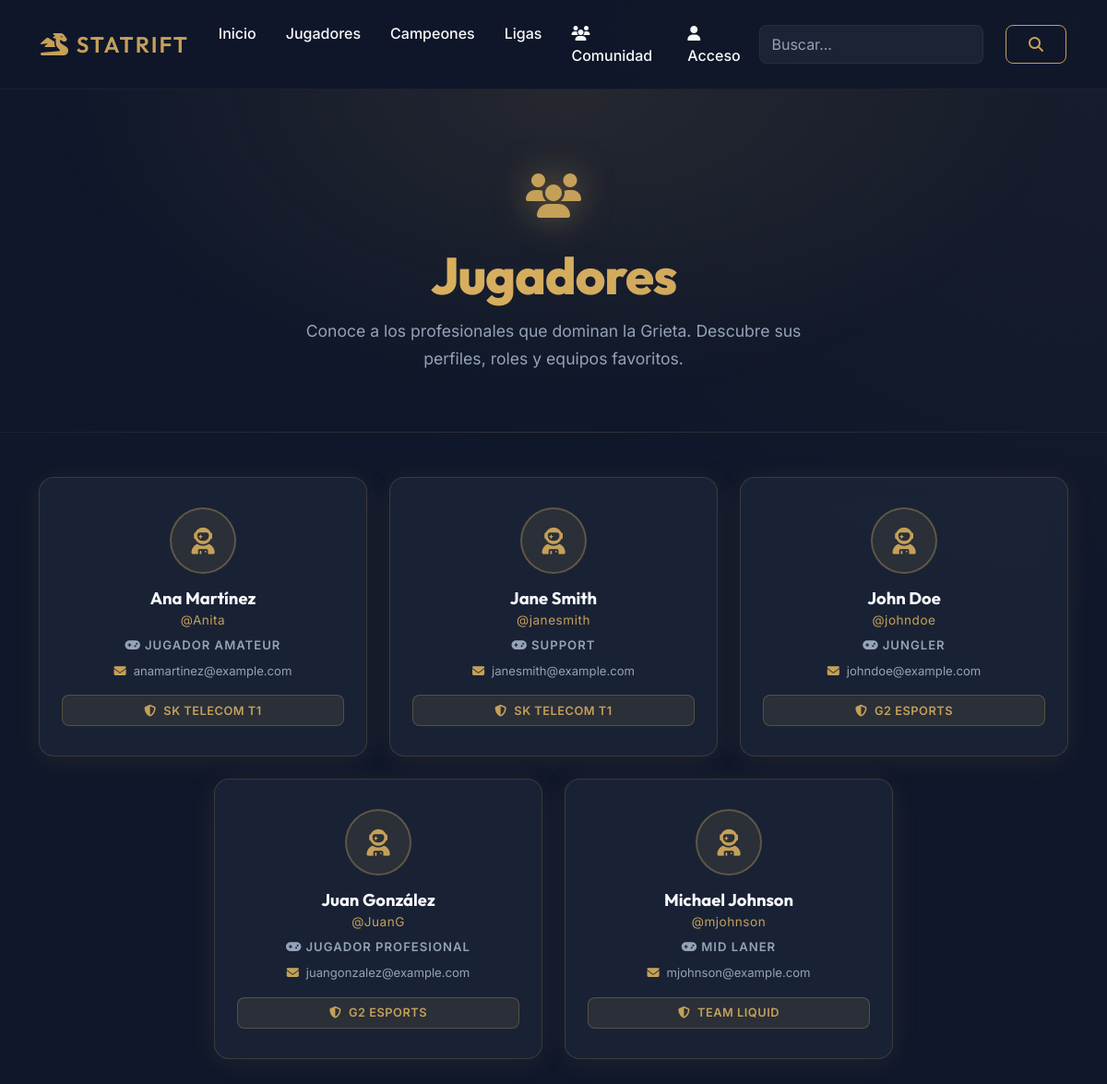
Before: /VISTAS/jugadores.php with the older database file.
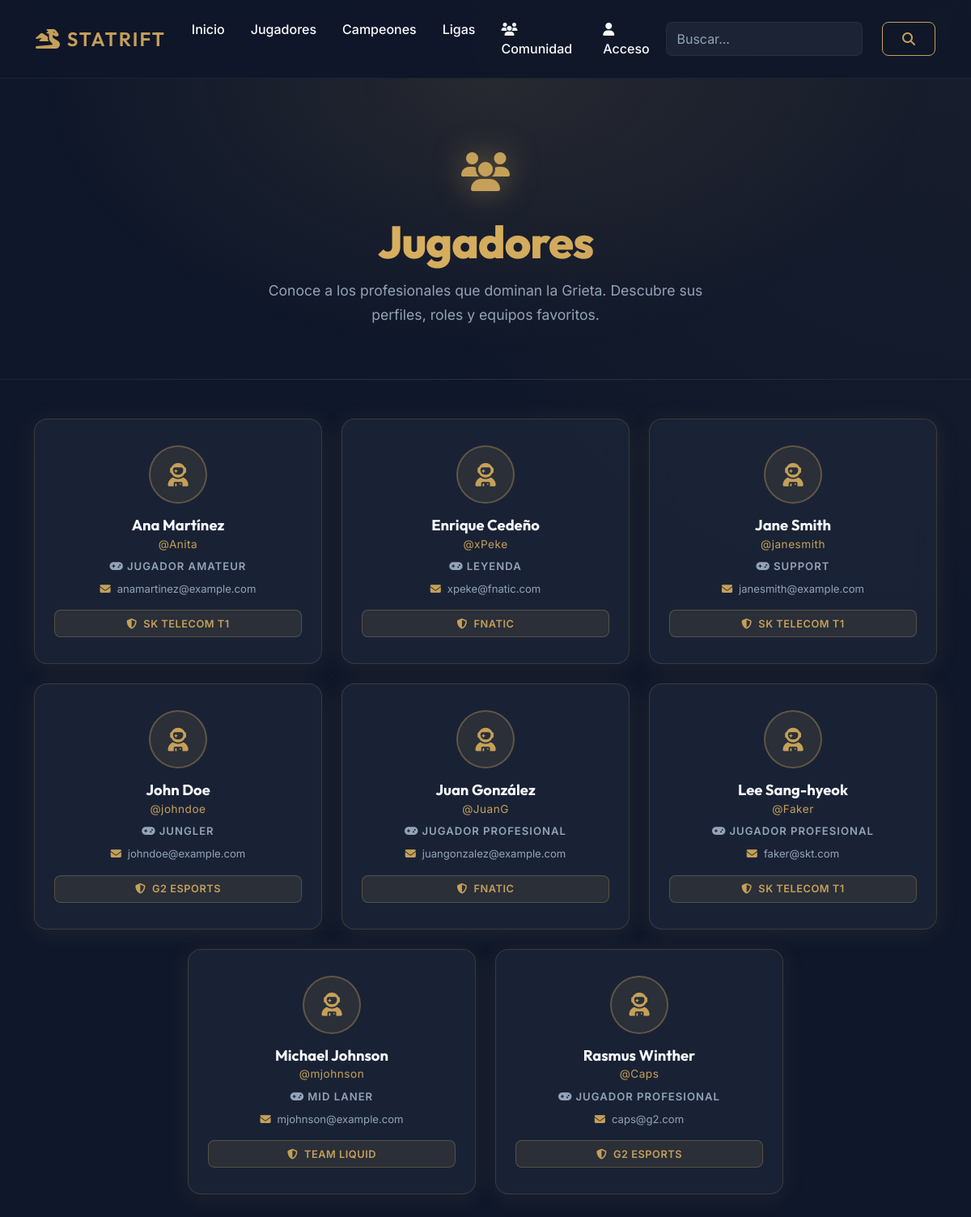
After: the same page with the newer database file.
### tables this page shows
CREATE TABLE `jugador` (
  `id` int(11) NOT NULL,
  `nombre` varchar(50) DEFAULT NULL,
  `apellidos` varchar(50) DEFAULT NULL,
  `nick` varchar(20) DEFAULT NULL,
  `pass` varchar(50) NOT NULL,
  `correo` varchar(50) DEFAULT NULL,
  `tipo` varchar(20) DEFAULT NULL,
  `activo` tinyint(1) DEFAULT NULL,
  `id_equipo_favorito` int(11) DEFAULT NULL
);

CREATE TABLE `equipo` (
  `id` int(11) NOT NULL,
  `nombre` varchar(50) DEFAULT NULL,
  `Jugadores` varchar(100) DEFAULT NULL,
  `Logo` varchar(200) DEFAULT NULL,
  `id_liga` int(11) DEFAULT NULL
);

### CONTROLADORES/mostrar_todos_jugadores.php (called while the page is built)
<?php
    require_once("../MODELOS/modelo_jugadores.php");
    $modelo_jugador = new modelo_jugadores;
    $modelo_jugador->mostrar_todos_jugadores();
?>

### BD/conectar_bd.php (called while the page is built, shortened)
<?php
    class conectar {
        public static function conexion(){
            $conexion = new mysqli("localhost", "root", "", "bd_final");
            $conexion-> set_charset("utf8");
            return $conexion;
            }
    }
?>

### MODELOS/modelo_jugadores.php (the view, shortened to what this page needs)
<?php
class modelo_jugadores
{
    private $_db;
    public function __construct()
    {
        $this->_db = conectar::conexion();
    }
    public function mostrar_todos_jugadores(): void
    {
        $query = "SELECT j.*, e.nombre AS nombre_equipo
                  FROM jugador j
                  LEFT JOIN equipo e ON j.id_equipo_favorito = e.id
                  WHERE j.activo = 1
                  ORDER BY j.nombre ASC";
        $res = $this->_db->query($query);
        $roles = [
            'Administrador' => ['icon' => 'fa-shield-halved', 'color' => '#e5b962'],
            'Jugador'       => ['icon' => 'fa-gamepad',       'color' => '#94a3b8'],
        ];
        echo "<div class='row justify-content-center'>";
        $i = 0;
        while ($fila = $res->fetch_array(MYSQLI_ASSOC)) {
            $nombre   = htmlspecialchars($fila['nombre']   ?? '');
            $apellido = htmlspecialchars($fila['apellidos'] ?? '');
            $nick     = htmlspecialchars($fila['nick']     ?? '');
            $correo   = htmlspecialchars($fila['correo']   ?? '');
            $tipo     = htmlspecialchars($fila['tipo']     ?? 'Jugador');
            $equipo   = htmlspecialchars($fila['nombre_equipo'] ?? '');
            $role_info = $roles[$tipo] ?? $roles['Jugador'];
            $delay = ($i % 3) * 100;
            $equipo_badge = $equipo
                ? "<div class='player-team-badge mt-3'>
                       <i class='fa-solid fa-shield-halved me-1'></i> {$equipo}
                   </div>"
                : '';
            echo "
            <div class='col-12 col-md-6 col-lg-4 mb-4' data-aos='fade-up' data-aos-delay='{$delay}'>
                <div class='player-card bg-glass h-100'>
                    <div class='player-avatar'>
                        <i class='fa-solid fa-user-astronaut'></i>
                    </div>
                    <div class='player-info'>
                        <h4 class='player-name'>{$nombre} {$apellido}</h4>
                        <p class='player-nick'>@{$nick}</p>
                        <div class='player-role' style='color:{$role_info['color']}'>
                            <i class='fa-solid {$role_info['icon']} me-1'></i>{$tipo}
                        </div>
                        <p class='player-email mt-2'>
                            <i class='fa-solid fa-envelope text-gold me-2'></i>{$correo}
                        </p>
                        {$equipo_badge}
                    </div>
                </div>
            </div>";
            $i++;
        }
        echo "</div>";
    }
}
?>

### VISTAS/jugadores.php (shortened to what this page needs)
<!DOCTYPE html>
<html lang="es">
<head>
    <link href="https://cdn.jsdelivr.net/npm/bootstrap@5.3.2/dist/css/bootstrap.min.css" rel="stylesheet">
    <link rel="stylesheet" href="https://cdnjs.cloudflare.com/ajax/libs/font-awesome/6.4.2/css/all.min.css">
    <link href="https://unpkg.com/aos@2.3.1/dist/aos.css" rel="stylesheet">
    <link rel="stylesheet" href="../CSS/style.css?v=1.1">
</head>
<body>
    <?php
    include "../BD/conectar_bd.php";
    include "../PHP/funciones.php";
    generar_header();
    ?>
    <section class="page-hero text-center" data-aos="fade-down" data-aos-duration="800">
        <div class="container">
            <div class="page-hero-icon"><i class="fa-solid fa-users"></i></div>
            <h1 class="page-hero-title">Jugadores</h1>
            <p class="page-hero-sub">Conoce a los profesionales que dominan la Grieta. Descubre sus perfiles, roles y equipos favoritos.</p>
        </div>
    </section>
    <main class="container my-5">
        <?php include "../CONTROLADORES/mostrar_todos_jugadores.php"; ?>
    </main>
</body>
</html>

### PHP/funciones.php (shortened to what this page needs)
<?php
  function generar_header(){
    if(isset($_SESSION['nick'])){
        if($_SESSION['nick']=="admin"){
            echo"
        <nav class='navbar navbar-expand-lg sticky-top'>
        <div class='container'>
            <a class='navbar-brand' href='#'><i class='fa-solid fa-dragon'></i> StatRift</a>
            <button class='navbar-toggler' type='button' data-bs-toggle='collapse' data-bs-target='#navbarnav'
                aria-controls='navbarnav' aria-expanded='false' aria-label='Toggle navigation'>
                <span class='navbar-toggler-icon'></span>
            </button>
            <div class='collapse navbar-collapse' id='navbarnav'>
                <ul class='navbar-nav'>
                    <li class='nav-item'>
                        <a class='nav-link' href='/statrift/index.php'>Inicio</a>
                    </li>
                    <li class='nav-item'>
                        <a class='nav-link' href='/statrift/VISTAS/jugadores.php'>Jugadores</a>
                    </li>
                    <li class='nav-item'>
                        <a class='nav-link' href='/statrift/VISTAS/campeones.php'>Campeones</a>
                    </li>
                    <li class='nav-item'>
                        <a class='nav-link' href='/statrift/VISTAS/Gestion Ligas.php'>Ligas</a>
                    </li>
                    <li class='nav-item'>
                        <a class='nav-link text-gold' href='/statrift/VISTAS/comunidad.php'><i class='fa-solid fa-users'></i> Comunidad</a>
                    </li>
                    <li class='nav-item'>
                        <a class='nav-link text-danger fw-bold' href='/statrift/VISTAS/gestion_admin.php'><i class='fa-solid fa-screwdriver-wrench'></i> Panel Admin</a>
                    </li>
                    <li class='nav-item active'>
                        <a class='nav-link text-gold' href='/statrift/CONTROLADORES/logout.php'>Cerrar sesión (".$_SESSION['nick'].")</a>
                    </li>
                </ul>
                <form class='d-flex ms-auto my-2 my-lg-0'>
                    <input class='form-control me-sm-2' type='search' placeholder='Buscar...' aria-label='Search'>
                    <button class='btn btn-outline-success my-2 my-sm-0' type='submit'><i class='fa-solid fa-search'></i></button>
                </form>
            </div>
        </div>
    </nav>
        ";
        }else{
            echo"
            <nav class='navbar navbar-expand-lg sticky-top'>
            <div class='container'>
                <a class='navbar-brand' href='#'><i class='fa-solid fa-dragon'></i> StatRift</a>
                <button class='navbar-toggler' type='button' data-bs-toggle='collapse' data-bs-target='#navbarnav'
                    aria-controls='navbarnav' aria-expanded='false' aria-label='Toggle navigation'>
                    <span class='navbar-toggler-icon'></span>
                </button>
                <div class='collapse navbar-collapse' id='navbarnav'>
                    <ul class='navbar-nav'>
                        <li class='nav-item'>
                            <a class='nav-link' href='/statrift/index.php'>Inicio</a>
                        </li>
                        <li class='nav-item'>
                            <a class='nav-link' href='/statrift/VISTAS/jugadores.php'>Jugadores</a>
                        </li>
                        <li class='nav-item'>
                            <a class='nav-link' href='/statrift/VISTAS/campeones.php'>Campeones</a>
                        </li>
                        <li class='nav-item'>
                            <a class='nav-link' href='/statrift/VISTAS/Ligas.php'>Ligas</a>
                        </li>
                        <li class='nav-item'>
                            <a class='nav-link text-gold' href='/statrift/VISTAS/comunidad.php'><i class='fa-solid fa-users'></i> Comunidad</a>
                        </li>
                        <li class='nav-item dropdown'>
                            <a class='nav-link text-gold dropdown-toggle' href='#' id='navbarDropdown' role='button' data-bs-toggle='dropdown' aria-expanded='false'>
                                <i class='fa-solid fa-user me-1'></i> ".$_SESSION['nick']."
                            </a>
                            <ul class='dropdown-menu dropdown-menu-dark border-secondary' aria-labelledby='navbarDropdown'>
                                <li><a class='dropdown-item' href='/statrift/VISTAS/perfil.php'><i class='fa-solid fa-id-card me-2'></i>Mi Perfil</a></li>
                                <li><hr class='dropdown-divider border-secondary'></li>
                                <li><a class='dropdown-item text-danger' href='/statrift/CONTROLADORES/logout.php'><i class='fa-solid fa-power-off me-2'></i>Cerrar sesión</a></li>
                            </ul>
                        </li>
                    </ul>
                    <form class='d-flex ms-auto my-2 my-lg-0'>
                        <input class='form-control me-sm-2' type='search' placeholder='Buscar...' aria-label='Search'>
                        <button class='btn btn-outline-success my-2 my-sm-0' type='submit'><i class='fa-solid fa-search'></i></button>
                    </form>
                </div>
            </div>
        </nav>
            ";
        }
    }else{
        echo"
        <nav class='navbar navbar-expand-lg sticky-top'>
        <div class='container'>
            <a class='navbar-brand' href='#'><i class='fa-solid fa-dragon'></i> StatRift</a>
            <button class='navbar-toggler' type='button' data-bs-toggle='collapse' data-bs-target='#navbarnav'
                aria-controls='navbarnav' aria-expanded='false' aria-label='Toggle navigation'>
                <span class='navbar-toggler-icon'></span>
            </button>
            <div class='collapse navbar-collapse' id='navbarnav'>
                <ul class='navbar-nav'>
                    <li class='nav-item'>
                        <a class='nav-link' href='/statrift/index.php'>Inicio</a>
                    </li>
                    <li class='nav-item'>
                        <a class='nav-link' href='/statrift/VISTAS/jugadores.php'>Jugadores</a>
                    </li>
                    <li class='nav-item'>
                        <a class='nav-link' href='/statrift/VISTAS/campeones.php'>Campeones</a>
                    </li>
                    <li class='nav-item'>
                        <a class='nav-link' href='/statrift/VISTAS/ligas.php'>Ligas</a>
                    </li>
                    <li class='nav-item'>
                        <a class='nav-link text-gold' href='/statrift/VISTAS/comunidad.php'><i class='fa-solid fa-users'></i> Comunidad</a>
                    </li>
                    <li class='nav-item'>
                        <a class='nav-link text-gold' href='/statrift/VISTAS/login.php'><i class='fa-solid fa-user'></i> Acceso</a>
                    </li>
                </ul>
                <form class='d-flex ms-auto my-2 my-lg-0'>
                    <input class='form-control me-sm-2' type='search' placeholder='Buscar...' aria-label='Search'>
                    <button class='btn btn-outline-success my-2 my-sm-0' type='submit'><i class='fa-solid fa-search'></i></button>
                </form>
            </div>
        </div>
    </nav>
        ";
    }
  }
?>

### CSS/style.css (style rules this page uses)
:root { --bg-dark: #0f172a; --bg-card: rgba(30, 41, 59, 0.7); --text-primary: #f8fafc; --text-muted: #94a3b8; --gold-accent: #c5a059; --gold-hover: #e5b962; --border-glass: rgba(197, 160, 89, 0.2); --shadow-gold: 0 4px 30px rgba(197, 160, 89, 0.1); --transition-smooth: all 0.3s cubic-bezier(0.25, 0.8, 0.25, 1); }
body { background-color: var(--bg-dark); color: var(--text-primary); font-family: 'Inter', sans-serif; background-image: radial-gradient(circle at top right, rgba(197, 160, 89, 0.05), transparent 40%), radial-gradient(circle at bottom left, rgba(15, 23, 42, 1), transparent 50%); background-attachment: fixed; margin: 0; min-height: 100vh; }
h1, h2, h3, h4, h5, h6, .navbar-brand { font-family: 'Outfit', sans-serif; font-weight: 600; }
.text-gold { color: var(--gold-accent) !important; }
.bg-glass { background: var(--bg-card); backdrop-filter: blur(12px); -webkit-backdrop-filter: blur(12px); border: 1px solid var(--border-glass); border-radius: 12px; box-shadow: var(--shadow-gold); transition: var(--transition-smooth); }
.navbar { background: rgba(15, 23, 42, 0.8) !important; backdrop-filter: blur(10px); border-bottom: 1px solid rgba(255, 255, 255, 0.05); padding: 1rem 2rem; }
.navbar-brand { font-size: 1.5rem; color: var(--gold-accent) !important; text-transform: uppercase; letter-spacing: 2px; }
.navbar-nav .nav-link { color: var(--text-primary) !important; font-weight: 500; transition: var(--transition-smooth); margin: 0 0.5rem; position: relative; }
.navbar-nav .nav-link::after { content: ''; position: absolute; width: 0; height: 2px; bottom: 0; left: 0; background-color: var(--gold-accent); transition: var(--transition-smooth); }
.form-control { background-color: rgba(255, 255, 255, 0.05) !important; border: 1px solid rgba(255, 255, 255, 0.1) !important; color: var(--text-primary) !important; border-radius: 8px; }
.form-control::placeholder { color: var(--text-muted); }
.btn-primary, .btn-outline-success { background-color: var(--gold-accent) !important; border-color: var(--gold-accent) !important; color: var(--bg-dark) !important; font-weight: 600; border-radius: 8px; padding: 0.5rem 1.5rem; transition: var(--transition-smooth); }
button.btn.btn-outline-success.my-2.my-sm-0 { margin-left: 1rem; background-color: transparent !important; color: var(--gold-accent) !important; }
.row { text-align: center; }
.page-hero { padding: 5rem 1rem 4rem; background: radial-gradient(ellipse at top, rgba(197, 160, 89, 0.12) 0%, transparent 65%); border-bottom: 1px solid rgba(255,255,255,0.05); margin-bottom: 1rem; }
.page-hero-icon { font-size: 3rem; color: var(--gold-accent); margin-bottom: 1rem; filter: drop-shadow(0 0 18px rgba(197,160,89,0.5)); animation: pulse-glow 3s ease-in-out infinite; }
.page-hero-title { font-family: 'Outfit', sans-serif; font-size: 3.5rem; font-weight: 800; background: linear-gradient(135deg, var(--gold-hover) 0%, var(--gold-accent) 100%); -webkit-background-clip: text; background-clip: text; -webkit-text-fill-color: transparent; letter-spacing: -1px; margin-bottom: 0.75rem; }
.page-hero-sub { font-size: 1.1rem; color: var(--text-muted); max-width: 580px; margin: 0 auto; line-height: 1.7; }
.player-card { border-radius: 16px; padding: 2rem 1.5rem; text-align: center; transition: var(--transition-smooth); }
.player-avatar { width: 72px; height: 72px; background: rgba(197, 160, 89, 0.1); border: 2px solid rgba(197, 160, 89, 0.35); border-radius: 50%; display: flex; align-items: center; justify-content: center; font-size: 1.8rem; color: var(--gold-accent); margin: 0 auto 1rem; transition: var(--transition-smooth); }
.player-name { font-family: 'Outfit', sans-serif; font-size: 1.15rem; font-weight: 700; color: var(--text-primary); margin-bottom: 0.1rem; }
.player-nick { font-size: 0.85rem; color: var(--gold-accent); margin-bottom: 0.5rem; letter-spacing: 0.5px; }
.player-role { font-size: 0.82rem; font-weight: 600; text-transform: uppercase; letter-spacing: 1px; }
.player-email { font-size: 0.82rem; color: var(--text-muted); margin: 0; word-break: break-all; }
.player-team-badge { background: rgba(197, 160, 89, 0.1); border: 1px solid rgba(197, 160, 89, 0.3); border-radius: 8px; padding: 0.4rem 0.75rem; font-size: 0.8rem; color: var(--gold-accent); font-weight: 600; text-transform: uppercase; letter-spacing: 0.5px; }

Changed rows visible on the page:
added jugador: nombre "Enrique", apellidos "Cedeño", nick "xPeke", tipo "LEYENDA", correo "xpeke@fnatic.com", id_equipo_favorito.nombre "FNATIC"
changed jugador "Juan": id_equipo_favorito.nombre "G2 ESPORTS" → "FNATIC"
added jugador: nombre "Lee", apellidos "Sang-hyeok", nick "Faker", tipo "JUGADOR PROFESIONAL", correo "faker@skt.com", id_equipo_favorito.nombre "SK TELECOM T1"
added jugador: nombre "Rasmus", apellidos "Winther", nick "Caps", tipo "JUGADOR PROFESIONAL", correo "caps@g2.com", id_equipo_favorito.nombre "G2 ESPORTS"
